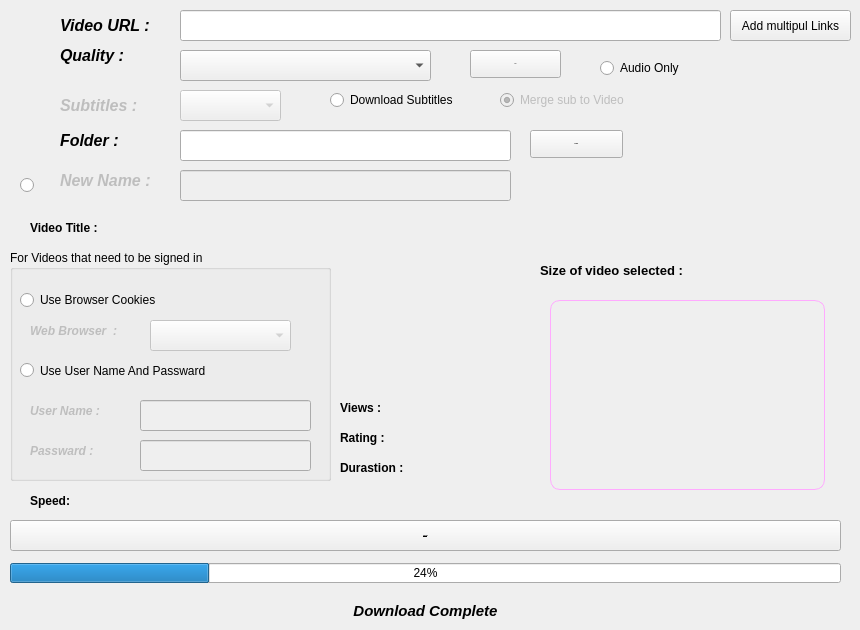
    <widget class="QWidget" name="tab_6">
     <attribute name="title">
      <string>Page</string>
     </attribute>
     <widget class="QPushButton" name="pushButton_Go_5">
      <property name="geometry">
       <rect>
        <x>470</x>
        <y>50</y>
        <width>91</width>
        <height>28</height>
       </rect>
      </property>
      <property name="font">
       <font>
        <family>Segoe UI</family>
        <pointsize>-1</pointsize>
        <weight>75</weight>
        <italic>true</italic>
        <bold>true</bold>
       </font>
      </property>
      <property name="text">
       <string>GO</string>
      </property>
     </widget>
     <widget class="QLabel" name="label_14">
      <property name="geometry">
       <rect>
        <x>60</x>
        <y>40</y>
        <width>81</width>
        <height>31</height>
       </rect>
      </property>
      <property name="font">
       <font>
        <family>Segoe UI</family>
        <pointsize>12</pointsize>
        <weight>75</weight>
        <italic>true</italic>
        <bold>true</bold>
       </font>
      </property>
      <property name="text">
       <string>Quality :</string>
      </property>
     </widget>
     <widget class="QLabel" name="Other_Vthumbnail">
      <property name="geometry">
       <rect>
        <x>550</x>
        <y>300</y>
        <width>275</width>
        <height>190</height>
       </rect>
      </property>
      <property name="styleSheet">
       <string notr="true">QLabel#Other_Vthumbnail{
    border-style: solid;
    border: 1px solid rgb(255, 170, 255);
    border-radius: 10px;
}

</string>
      </property>
      <property name="text">
       <string/>
      </property>
      <property name="pixmap">
       <pixmap>../Icons/Thumbnail.png</pixmap>
      </property>
      <property name="scaledContents">
       <bool>true</bool>
      </property>
     </widget>
     <widget class="QProgressBar" name="progressBar_O_V">
      <property name="geometry">
       <rect>
        <x>10</x>
        <y>563</y>
        <width>831</width>
        <height>20</height>
       </rect>
      </property>
      <property name="value">
       <number>24</number>
      </property>
     </widget>
     <widget class="QPushButton" name="pushButton_15">
      <property name="geometry">
       <rect>
        <x>10</x>
        <y>520</y>
        <width>831</width>
        <height>31</height>
       </rect>
      </property>
      <property name="font">
       <font>
        <family>Segoe UI</family>
        <pointsize>-1</pointsize>
        <weight>75</weight>
        <italic>true</italic>
        <bold>true</bold>
        <underline>true</underline>
       </font>
      </property>
      <property name="text">
       <string>Download</string>
      </property>
     </widget>
     <widget class="QComboBox" name="comboBox_Quality_OV">
      <property name="geometry">
       <rect>
        <x>180</x>
        <y>50</y>
        <width>251</width>
        <height>31</height>
       </rect>
      </property>
      <property name="font">
       <font>
        <pointsize>9</pointsize>
        <weight>75</weight>
        <bold>true</bold>
       </font>
      </property>
     </widget>
     <widget class="QLabel" name="label_Title_3">
      <property name="geometry">
       <rect>
        <x>30</x>
        <y>220</y>
        <width>801</width>
        <height>16</height>
       </rect>
      </property>
      <property name="font">
       <font>
        <family>Segoe UI</family>
        <pointsize>9</pointsize>
        <weight>75</weight>
        <bold>true</bold>
       </font>
      </property>
      <property name="text">
       <string>Video Title :</string>
      </property>
     </widget>
     <widget class="QLineEdit" name="lineEdit_OV_Nname">
      <property name="enabled">
       <bool>false</bool>
      </property>
      <property name="geometry">
       <rect>
        <x>180</x>
        <y>170</y>
        <width>331</width>
        <height>31</height>
       </rect>
      </property>
     </widget>
     <widget class="QLabel" name="label_Vcomplete_OV">
      <property name="geometry">
       <rect>
        <x>10</x>
        <y>600</y>
        <width>831</width>
        <height>21</height>
       </rect>
      </property>
      <property name="font">
       <font>
        <family>Segoe UI</family>
        <pointsize>11</pointsize>
        <weight>75</weight>
        <italic>true</italic>
        <bold>true</bold>
       </font>
      </property>
      <property name="text">
       <string>Download Complete</string>
      </property>
      <property name="alignment">
       <set>Qt::AlignCenter</set>
      </property>
     </widget>
     <widget class="QLabel" name="label_15">
      <property name="enabled">
       <bool>false</bool>
      </property>
      <property name="geometry">
       <rect>
        <x>60</x>
        <y>160</y>
        <width>121</width>
        <height>41</height>
       </rect>
      </property>
      <property name="font">
       <font>
        <family>Segoe UI</family>
        <pointsize>12</pointsize>
        <weight>75</weight>
        <italic>true</italic>
        <bold>true</bold>
       </font>
      </property>
      <property name="text">
       <string>New Name :</string>
      </property>
     </widget>
     <widget class="QLabel" name="label_16">
      <property name="geometry">
       <rect>
        <x>60</x>
        <y>10</y>
        <width>111</width>
        <height>31</height>
       </rect>
      </property>
      <property name="font">
       <font>
        <family>Segoe UI</family>
        <pointsize>12</pointsize>
        <weight>75</weight>
        <italic>true</italic>
        <bold>true</bold>
       </font>
      </property>
      <property name="text">
       <string>Video URL :</string>
      </property>
     </widget>
     <widget class="QPushButton" name="pushButton_O_Br">
      <property name="geometry">
       <rect>
        <x>530</x>
        <y>130</y>
        <width>93</width>
        <height>28</height>
       </rect>
      </property>
      <property name="font">
       <font>
        <family>Segoe UI</family>
        <pointsize>-1</pointsize>
        <weight>75</weight>
        <italic>true</italic>
        <bold>true</bold>
       </font>
      </property>
      <property name="text">
       <string>Browse</string>
      </property>
     </widget>
     <widget class="QLineEdit" name="lineEdit_O_F">
      <property name="geometry">
       <rect>
        <x>180</x>
        <y>130</y>
        <width>331</width>
        <height>31</height>
       </rect>
      </property>
     </widget>
     <widget class="QLabel" name="label_17">
      <property name="geometry">
       <rect>
        <x>60</x>
        <y>130</y>
        <width>81</width>
        <height>21</height>
       </rect>
      </property>
      <property name="font">
       <font>
        <family>Segoe UI</family>
        <pointsize>12</pointsize>
        <weight>75</weight>
        <italic>true</italic>
        <bold>true</bold>
       </font>
      </property>
      <property name="text">
       <string>Folder :</string>
      </property>
     </widget>
     <widget class="QLineEdit" name="lineEdit_15">
      <property name="geometry">
       <rect>
        <x>180</x>
        <y>10</y>
        <width>541</width>
        <height>31</height>
       </rect>
      </property>
     </widget>
     <widget class="QLabel" name="label_Count_10">
      <property name="geometry">
       <rect>
        <x>30</x>
        <y>490</y>
        <width>141</width>
        <height>21</height>
       </rect>
      </property>
      <property name="font">
       <font>
        <family>Segoe UI</family>
        <pointsize>9</pointsize>
        <weight>75</weight>
        <bold>true</bold>
       </font>
      </property>
      <property name="text">
       <string>Speed:</string>
      </property>
     </widget>
     <widget class="QRadioButton" name="radioButton_OV_Nname">
      <property name="enabled">
       <bool>true</bool>
      </property>
      <property name="geometry">
       <rect>
        <x>20</x>
        <y>170</y>
        <width>21</width>
        <height>31</height>
       </rect>
      </property>
      <property name="text">
       <string/>
      </property>
      <property name="autoExclusive">
       <bool>false</bool>
      </property>
     </widget>
     <widget class="QLabel" name="label_Views_8">
      <property name="geometry">
       <rect>
        <x>540</x>
        <y>260</y>
        <width>301</width>
        <height>21</height>
       </rect>
      </property>
      <property name="font">
       <font>
        <family>Segoe UI</family>
        <pointsize>10</pointsize>
        <weight>75</weight>
        <bold>true</bold>
       </font>
      </property>
      <property name="text">
       <string>Size of video selected :</string>
      </property>
     </widget>
     <widget class="QLabel" name="label_Duration_4">
      <property name="geometry">
       <rect>
        <x>340</x>
        <y>460</y>
        <width>191</width>
        <height>16</height>
       </rect>
      </property>
      <property name="font">
       <font>
        <family>Segoe UI</family>
        <pointsize>9</pointsize>
        <weight>75</weight>
        <bold>true</bold>
       </font>
      </property>
      <property name="text">
       <string>Durastion :</string>
      </property>
     </widget>
     <widget class="QLabel" name="label_Views_4">
      <property name="geometry">
       <rect>
        <x>340</x>
        <y>400</y>
        <width>191</width>
        <height>16</height>
       </rect>
      </property>
      <property name="font">
       <font>
        <family>Segoe UI</family>
        <pointsize>9</pointsize>
        <weight>75</weight>
        <bold>true</bold>
       </font>
      </property>
      <property name="text">
       <string>Views :</string>
      </property>
     </widget>
     <widget class="QLabel" name="label_Rating_4">
      <property name="geometry">
       <rect>
        <x>340</x>
        <y>430</y>
        <width>191</width>
        <height>16</height>
       </rect>
      </property>
      <property name="font">
       <font>
        <family>Segoe UI</family>
        <pointsize>9</pointsize>
        <weight>75</weight>
        <bold>true</bold>
       </font>
      </property>
      <property name="text">
       <string>Rating :</string>
      </property>
     </widget>
     <widget class="QLineEdit" name="lineEdit_38">
      <property name="enabled">
       <bool>false</bool>
      </property>
      <property name="geometry">
       <rect>
        <x>140</x>
        <y>400</y>
        <width>171</width>
        <height>31</height>
       </rect>
      </property>
     </widget>
     <widget class="QLineEdit" name="lineEdit_39">
      <property name="enabled">
       <bool>false</bool>
      </property>
      <property name="geometry">
       <rect>
        <x>140</x>
        <y>440</y>
        <width>171</width>
        <height>31</height>
       </rect>
      </property>
     </widget>
     <widget class="QLabel" name="label_52">
      <property name="enabled">
       <bool>false</bool>
      </property>
      <property name="geometry">
       <rect>
        <x>30</x>
        <y>400</y>
        <width>91</width>
        <height>21</height>
       </rect>
      </property>
      <property name="font">
       <font>
        <family>Segoe UI</family>
        <pointsize>9</pointsize>
        <weight>75</weight>
        <italic>true</italic>
        <bold>true</bold>
       </font>
      </property>
      <property name="text">
       <string>User Name :</string>
      </property>
     </widget>
     <widget class="QLabel" name="label_53">
      <property name="enabled">
       <bool>false</bool>
      </property>
      <property name="geometry">
       <rect>
        <x>30</x>
        <y>440</y>
        <width>91</width>
        <height>21</height>
       </rect>
      </property>
      <property name="font">
       <font>
        <family>Segoe UI</family>
        <pointsize>9</pointsize>
        <weight>75</weight>
        <italic>true</italic>
        <bold>true</bold>
       </font>
      </property>
      <property name="text">
       <string>Passward :</string>
      </property>
     </widget>
     <widget class="QGroupBox" name="groupBox">
      <property name="enabled">
       <bool>true</bool>
      </property>
      <property name="geometry">
       <rect>
        <x>10</x>
        <y>250</y>
        <width>321</width>
        <height>231</height>
       </rect>
      </property>
      <property name="styleSheet">
       <string notr="true">QGroupBox#groupBox{
border-color: rgb(255, 170, 0);}</string>
      </property>
      <property name="title">
       <string>For Videos that need to be signed in </string>
      </property>
      <widget class="QComboBox" name="comboBox_Quality_OV_Bz">
       <property name="enabled">
        <bool>false</bool>
       </property>
       <property name="geometry">
        <rect>
         <x>140</x>
         <y>70</y>
         <width>141</width>
         <height>31</height>
        </rect>
       </property>
       <property name="font">
        <font>
         <pointsize>9</pointsize>
         <weight>75</weight>
         <italic>true</italic>
         <bold>true</bold>
        </font>
       </property>
       <property name="styleSheet">
        <string notr="true"/>
       </property>
      </widget>
      <widget class="QLabel" name="label_54">
       <property name="enabled">
        <bool>false</bool>
       </property>
       <property name="geometry">
        <rect>
         <x>20</x>
         <y>70</y>
         <width>111</width>
         <height>21</height>
        </rect>
       </property>
       <property name="font">
        <font>
         <family>Segoe UI</family>
         <pointsize>9</pointsize>
         <weight>75</weight>
         <italic>true</italic>
         <bold>true</bold>
        </font>
       </property>
       <property name="text">
        <string>Web Browser  :</string>
       </property>
      </widget>
      <widget class="QRadioButton" name="radioButton_11">
       <property name="geometry">
        <rect>
         <x>10</x>
         <y>40</y>
         <width>141</width>
         <height>20</height>
        </rect>
       </property>
       <property name="text">
        <string>Use Browser Cookies</string>
       </property>
       <property name="autoExclusive">
        <bool>true</bool>
       </property>
      </widget>
      <widget class="QRadioButton" name="radioButton_10">
       <property name="geometry">
        <rect>
         <x>10</x>
         <y>110</y>
         <width>221</width>
         <height>21</height>
        </rect>
       </property>
       <property name="text">
        <string>Use User Name And Passward </string>
       </property>
      </widget>
     </widget>
     <widget class="QRadioButton" name="radioButton_OV_AudioOnly">
      <property name="geometry">
       <rect>
        <x>600</x>
        <y>60</y>
        <width>111</width>
        <height>16</height>
       </rect>
      </property>
      <property name="font">
       <font>
        <pointsize>9</pointsize>
       </font>
      </property>
      <property name="text">
       <string>Audio Only</string>
      </property>
      <property name="autoExclusive">
       <bool>false</bool>
      </property>
     </widget>
     <widget class="QComboBox" name="comboBox_Quality_Sub_OV">
      <property name="enabled">
       <bool>false</bool>
      </property>
      <property name="geometry">
       <rect>
        <x>180</x>
        <y>90</y>
        <width>101</width>
        <height>31</height>
       </rect>
      </property>
      <property name="font">
       <font>
        <pointsize>9</pointsize>
        <weight>75</weight>
        <bold>true</bold>
       </font>
      </property>
     </widget>
     <widget class="QRadioButton" name="radioButton_OV_subs">
      <property name="geometry">
       <rect>
        <x>330</x>
        <y>90</y>
        <width>141</width>
        <height>20</height>
       </rect>
      </property>
      <property name="text">
       <string>Download Subtitles</string>
      </property>
      <property name="autoExclusive">
       <bool>false</bool>
      </property>
     </widget>
     <widget class="QRadioButton" name="radioButton_Ov_subM">
      <property name="enabled">
       <bool>false</bool>
      </property>
      <property name="geometry">
       <rect>
        <x>500</x>
        <y>90</y>
        <width>141</width>
        <height>20</height>
       </rect>
      </property>
      <property name="cursor">
       <cursorShape>OpenHandCursor</cursorShape>
      </property>
      <property name="text">
       <string>Merge sub to Video</string>
      </property>
      <property name="checked">
       <bool>true</bool>
      </property>
      <property name="autoExclusive">
       <bool>false</bool>
      </property>
     </widget>
     <widget class="QLabel" name="label_18">
      <property name="enabled">
       <bool>false</bool>
      </property>
      <property name="geometry">
       <rect>
        <x>60</x>
        <y>90</y>
        <width>91</width>
        <height>31</height>
       </rect>
      </property>
      <property name="font">
       <font>
        <family>Segoe UI</family>
        <pointsize>12</pointsize>
        <weight>75</weight>
        <italic>true</italic>
        <bold>true</bold>
       </font>
      </property>
      <property name="text">
       <string>Subtitles :</string>
      </property>
     </widget>
     <widget class="QPushButton" name="Add_Muitiple_links_BTn_3">
      <property name="geometry">
       <rect>
        <x>730</x>
        <y>10</y>
        <width>121</width>
        <height>31</height>
       </rect>
      </property>
      <property name="text">
       <string>Add multipul Links</string>
      </property>
     </widget>
     <zorder>groupBox</zorder>
     <zorder>pushButton_Go_5</zorder>
     <zorder>label_14</zorder>
     <zorder>Other_Vthumbnail</zorder>
     <zorder>progressBar_O_V</zorder>
     <zorder>pushButton_15</zorder>
     <zorder>comboBox_Quality_OV</zorder>
     <zorder>label_Title_3</zorder>
     <zorder>lineEdit_OV_Nname</zorder>
     <zorder>label_Vcomplete_OV</zorder>
     <zorder>label_15</zorder>
     <zorder>label_16</zorder>
     <zorder>pushButton_O_Br</zorder>
     <zorder>lineEdit_O_F</zorder>
     <zorder>label_17</zorder>
     <zorder>lineEdit_15</zorder>
     <zorder>label_Count_10</zorder>
     <zorder>radioButton_OV_Nname</zorder>
     <zorder>label_Views_8</zorder>
     <zorder>label_Duration_4</zorder>
     <zorder>label_Views_4</zorder>
     <zorder>label_Rating_4</zorder>
     <zorder>lineEdit_38</zorder>
     <zorder>lineEdit_39</zorder>
     <zorder>label_52</zorder>
     <zorder>label_53</zorder>
     <zorder>radioButton_OV_AudioOnly</zorder>
     <zorder>comboBox_Quality_Sub_OV</zorder>
     <zorder>radioButton_OV_subs</zorder>
     <zorder>radioButton_Ov_subM</zorder>
     <zorder>label_18</zorder>
     <zorder>Add_Muitiple_links_BTn_3</zorder>
    </widget>
